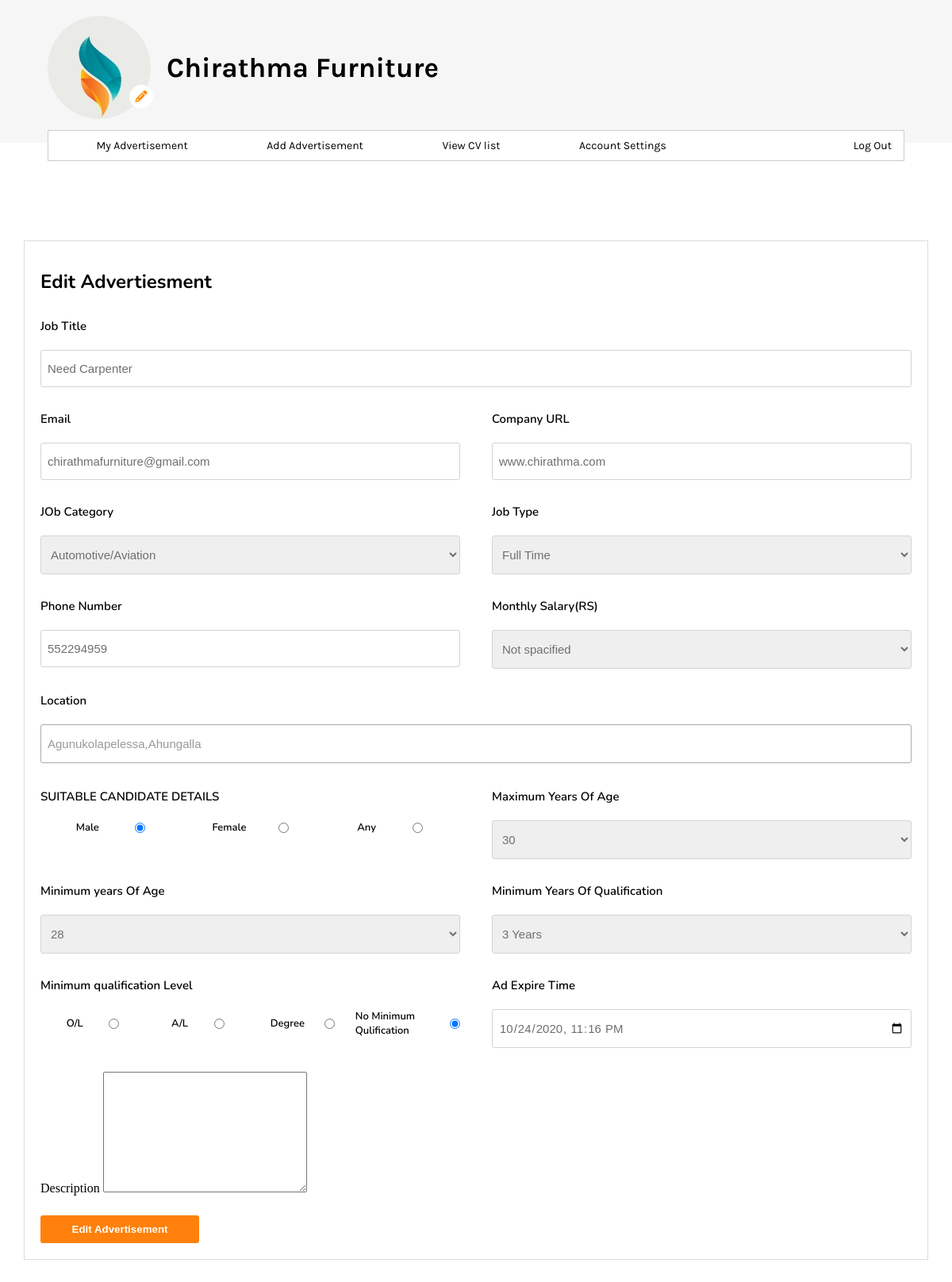
/providerdashboard-ad-edit.php?crn=HE001&ad-no=22&p=1 (signed in), run on the app's committed database.
### tables this page shows
CREATE TABLE IF NOT EXISTS `job_ad` (
  `ad_no` int(11) NOT NULL AUTO_INCREMENT,
  `company_registration_number` varchar(50) NOT NULL,
  `company_name` varchar(200) NOT NULL,
  `job_title` varchar(200) DEFAULT NULL,
  `email` varchar(100) DEFAULT NULL,
  `company_url` varchar(200) DEFAULT NULL,
  `location` varchar(300) DEFAULT NULL,
  `job_type` varchar(50) DEFAULT NULL,
  `phone_number` varchar(20) DEFAULT NULL,
  `monthly_salary` varchar(100) DEFAULT NULL,
  `job_category` varchar(5000) DEFAULT NULL,
  `gender` varchar(30) DEFAULT NULL,
  `maximum_age` varchar(50) DEFAULT NULL,
  `minimum_age` varchar(50) DEFAULT NULL,
  `minimum_qualification` varchar(100) DEFAULT NULL,
  `qulification_level` varchar(100) DEFAULT NULL,
  `description` varchar(5000) DEFAULT NULL,
  `ad_time` datetime DEFAULT NULL,
  `expire_time` datetime(6) DEFAULT NULL,
  `is_expire` tinyint(1) NOT NULL DEFAULT '0',
  `active` tinyint(1) NOT NULL DEFAULT '0',
  `is_delete` tinyint(1) DEFAULT NULL,
  PRIMARY KEY (`ad_no`),
  KEY `job_ad_ibfk_1` (`company_registration_number`)
);

### providerdashboard-ad-edit.php (the view, shortened to what this page needs)
<?php require_once("inc/connection.php"); ?>
<?php
	$company_name = $_SESSION["company_name"];
	$company_registration_number=$_SESSION["company_registration_number"];
	$p=$_GET["p"];
	if (!isset($_GET["crn"]) && !isset($_GET["ad_no"]) ) {
		header("location:index.php");
	}
	else{
		$ad_no=$_GET["ad-no"];
	}
 ?>
 <?php
 	 $job_title="";
	 $email="";
	 $company_url="";
	 $phone_number="";
	 $description="";
 	$query ="SELECT * FROM job_ad WHERE ad_no='{$ad_no}' AND company_registration_number='{$company_registration_number}' AND is_delete=0 LIMIT 1";
 	$result= mysqli_query($connection,$query);
 	if ($result) {
 		if (mysqli_num_rows($result)==1) {
 			$ad_result=mysqli_fetch_assoc($result);
 				$job_title=$ad_result["job_title"];
	 			$email=$ad_result["email"];
	 			$company_url=$ad_result["company_url"];
	 			$job_type=$ad_result["job_type"];
	 			$phone_number=$ad_result["phone_number"];
	 			$monthly_salary=$ad_result["monthly_salary"];
	 			$job_category=$ad_result["job_category"];
	 			$gender=$ad_result["gender"];
	 			$maximum_age=$ad_result["maximum_age"];
	 			$minimum_age=$ad_result["minimum_age"];
	 			$minimum_qualification=$ad_result["minimum_qualification"];
				$qulification_level=$ad_result["qulification_level"];
				$expire_time =$ad_result["expire_time"];
				 $description=$ad_result["description"];
 		}
 	}
 ?>
<!DOCTYPE html>
<html lang="en">
<head>
	<link rel="stylesheet" href="css/provider_dashboard.css">
	<link rel="stylesheet" href="css/provider_dashboard_aad.css">
	<link rel="stylesheet" href="js/multi-chooser/chosen.min.css">
	<link rel="stylesheet" href="css/media-queries/providerDashboard-header-media.css">
	<link rel="stylesheet" href="css/media-queries/providerDashboard-add-media.css">
</head>
<body>
	<header>
		<div class="main">
			<div class="row">
				<div class="column">
					<div class="seeker-pic">
						<?php
							if ($_SESSION["is_image_pro"]==1) {
								echo "<img src=\"imj/profile_pictures/providers/" . $company_registration_number . ".jpg\"> ";
							}
							else{
								echo "<img src=\"imj/profile_pictures/default.jpg\">";
							}
						 ?>
					</div>
					<div class="upload-pro-pic">
						<a href="providerdashboard-ema.php"><button><i class="fas fa-pencil-alt"></i></button></a>
					</div>
				</div>
				<div class="column">
					<div class="seeker-name">
						<h2><?php echo $company_name; ?></h2>
					</div>
				</div>
			</div>
		</div>
	</header>
	<section>
		<div class="navi">
			<ul>
				<li><i class="fas fa-caret-down"></i><a href="providerdashboard-ea.php">My Advertisement</a></li>
				<li><i class="fas fa-caret-down"></i><a href="providerdashboard-aad.php">Add Advertisement</a></li>
				<li><i class="fas fa-caret-down"></i><a href="providerdashboard-vcvl.php">View CV list</a></li>
				<li class="drop-down"><i class="fas fa-caret-down"></i>Account Settings
				</li>
				<li><i class="fas fa-power-off"></i><a href="logout.php">Log Out</a></li>
			</ul>
		</div>
	</section>
	<div class="section">
		<div class="add-content">
			<div class="row1">
				<div class="header">
					<h2>Edit Advertiesment</h2>
				</div>
			</div>
			<form action="providerdashboard-ad-edit.php?crn=<?php echo $company_registration_number; ?>&ad-no=<?php echo $ad_no ?>&p=<?php echo $p; ?>" method="post">
				<div class="row2">
					<p>
						<label for="">Job Title</label>
						<input type="text" name="job_title" value="<?php echo $job_title; ?>">
					</p>
					<div class="sect">
						<p>
							<label for="">Email</label>
							<input type="email" name="email" value="<?php echo $email; ?>">
						</p>
						<p>
							<label for="">Company URL</label>
							<input type="text" name="company_url" value="<?php echo $company_url; ?>">
						</p>
					</div>
					<div class="sect">
						<p>
							<label for="">JOb Category</label>
							<select name="job_category" id="">
								<option value="<?php echo $job_category; ?>" hidden><?php echo $job_category; ?></option>
							</select>
						</p>
						<p>
							<label for="">Job Type</label>
							<select name="job_type" id=" ">
								<option value="<?php echo $job_type ?>"> <?php  echo $job_type; ?></option>
							</select>
						</p>
					</div>
					<div class="sect">
						<p>
							<label for="">Phone Number</label>
							<input type="text" name="phone_number" value="<?php echo $phone_number ?>">
						</p>
						<p>
							<label for="">Monthly Salary(RS)</label>
							<select name="monthly_salary" id="">
								<option value="<?php echo $monthly_salary ?>" hidden> <?php  echo $monthly_salary; ?></option>
							</select>
						</p>
					</div>
					<p>
						<label for="">Location</label>
					</p>
					<div class="sect">
						<div class="radiom">
							<p>
								<label for="">SUITABLE CANDIDATE DETAILS</label>
							</p>
								<div class="radio">
									<p>
										<label for="male">Male</label>
										<input type="radio" name="gender" id=""value="male" <?php if ($gender == "male"){ echo "checked='checked'";}?>>
									</p>
									<p>
										<label for="female">Female</label>
										<input type="radio" name="gender" id=""value="female" <?php if ($gender == "female"){ echo "checked='checked'";}?>>
									</p>
									<p>
										<label for="male">Any</label>
										<input type="radio" name="gender" id="" value="any" <?php if ($gender == "any"){ echo "checked='checked'";}?>>
									</p>
								</div>
						</div>
						<p>
							<label for="">Maximum Years Of Age</label>
							<select name="maximum_age" id="">
								<option value="<?php echo $maximum_age; ?>" hidden ><?php echo $maximum_age; ?></option>
							</select>
						</p>
					</div>
					<div class="sect">
						<p>
							<label for="">Minimum years Of Age</label>
							<select name="minimum_age" id="">
								<option value="<?php echo $minimum_age; ?>" hidden><?php echo $minimum_age; ?></option>
							</select>
						</p>
						<p>
							<label for="">Minimum Years Of Qualification</label>
							<select name="minimum_qualification" id="">
								<option value="<?php echo $minimum_qualification; ?>" hidden><?php echo $minimum_qualification; ?></option>
							</select>
						</p>
					</div>
					<div class="sect">
						<div class="radiom">
							<p>
								<label for="">Minimum qualification Level</label>
							</p>
								<div class="radio">
									<p>
										<label for="O/L">O/L</label>
										<input type="radio" name="qulification" id="" value="o/l" <?php if ($qulification_level == "o/l"){ echo "checked='checked'";}?>>
									</p>
									<p>
										<label for="A/l">A/L</label>
										<input type="radio" name="qulification" id="" value="a/l" <?php if ($qulification_level == "a/l"){ echo "checked='checked'";}?>>
									</p>
									<p>
										<label for="degree">Degree</label>
										<input type="radio" name="qulification" id="" value="degree" <?php if ($qulification_level == "degree"){ echo "checked='checked'";}?>>
									</p>
									<p>
										<label for="no">No Minimum Qulification</label>
										<input type="radio" name="qulification" id="" value="no minimum qualification" <?php if ($qulification_level == "no minimum qualification"){ echo "checked='checked'";}?>>
									</p>
								</div>
						</div>
						<?php
							if($expire_time!=""){
								$arr = explode('.',str_replace(" ","T",$expire_time));
							}
						?>
						<p>
							<label for="datetime">Ad Expire Time</label>
							<input type="datetime-local" name="ex_time" id="datetime" value="<?php if(isset($arr)){echo $arr[0];} ?>">
						</p>
					</div>
						<label for="">Description</label>
						<textarea name="description" id="xx" cols="30" rows="10"><?php echo $description; ?></textarea>
				</div>
				<div class="row3">
					<p>
						<input type="submit" name="submit" value="Edit Advertisement">
					</p>
				</div>
			</form>
		</div>
	</div>
</body>
</html>

### css/provider_dashboard.css (style rules this page uses)
* { margin: 0; padding: 0; box-sizing: border-box; }
header { width: 100%; background-color: #f6f6f6; }
header .main { width: 1140px; margin: 0 auto; padding: 20px 0 30px; }
header .main .row { width: 100%; display: flex; align-items: center; font-family: "Karla", sans-serif; }
header .main .row .column:nth-child(1) { position: relative; width: 130px; height: 130px; margin-right: 20px; }
header .main .row .column:nth-child(2) { flex: 1; }
header .main .row .column:nth-child(1) .seeker-pic { width: 100%; height: 100%; border-radius: 50%; overflow: hidden; }
header .main .row .column:nth-child(1) .seeker-pic img { width: 100%; height: 100%; border-radius: 50%; }
header .main .row .column:nth-child(2) h2 { font-size: 35px; }
header .main .row .column:nth-child(1) .upload-pro-pic { position: absolute; bottom: 13px; right: -3px; }
header .main .row .column:nth-child(1) .upload-pro-pic button { width: 30px; height: 30px; background-color: #fff; border: none; border-radius: 50%; color: #ff8a00; font-size: 15px; line-height: 20px; outline: none; cursor: pointer; }
section { width: 100%; margin-top: -16px; }
section .navi { width: 1140px; margin: 0 auto; }
section .navi ul { width: 100%; padding: 5px 5px; list-style: none; border: 1px solid #cdcccc; background-color: #fff; }
section .navi ul li { position: relative; display: inline-block; width: auto; padding: 5px 10px; text-align: center; margin: 0 30px; font-family: "Karla", sans-serif; font-size: 14px; cursor: pointer; border-radius: 5px; transition: 0.5s; }
section .navi ul i { color: #fff; }
section .navi ul li a { font-family: "Karla", sans-serif; color: #000; text-decoration: none; font-size: 14px; transition: 0.5s; }
section .navi ul li.drop-down { transition: 0.5s ease-in; }
section .navi ul li:last-child { float: right; margin-right: 0; }
section .navi ul li i { margin-right: 8px; font-size: 12px; }
.section { z-index: -1; width: 1140px; margin: 100px auto; border: 1px solid #ddd; overflow: auto; transition: 0.3s ease-out 0.1s; }

### css/provider_dashboard_aad.css (style rules this page uses)
.section .add-content { padding: 20px; }
.section .add-content .header { font-family: "Nunito", sans-serif; width: 100%; margin: 15px 0 30px; font-size: 16px; }
.section .add-content .row2 p:first-child { width: 100%; }
.section .add-content .row2 p label { font-family: "Nunito", sans-serif; display: block; margin-bottom: 20px; font-size: 15px; font-weight: 600; color: #000; }
.section .add-content .row2 p input, select { width: 100%; padding: 14px 8px; margin-bottom: 10px; outline: none; font-size: 15px; color: #716f6d; border-radius: 3px; font-family: sans-serif; border: 1px solid #d4d4d4; transition: 0.6s; }
.section .add-content .row2 p select option { font-size: 14px; margin: 10px 0; }
.section .add-content .row2 .sect { margin: 20px 0; display: flex; }
.section .add-content .row2 .sect p { flex: 1; }
.section .add-content .row2 .sect p:nth-child(1) { margin-right: 40px; }
.section .add-content .row2 .sect .radiom { flex: 1; margin-right: 40px; }
.section .add-content .row2 .sect .radio { margin-top: 20px; display: flex; }
.section .add-content .row2 .sect .radio p { display: flex; justify-content: space-evenly; align-items: center; }
.section .add-content .row2 .sect .radio p label { margin: 0; font-size: 14px; font-size: 13px; }
.section .add-content .row2 .sect .radio p input { margin: 0; width: auto; }
.section .add-content .row2 .sect .radio p:nth-child(1) { margin-right: 0; }
.section .add-content .row3 { margin-top: 25px; }
.section .add-content .row3 input { width: 200px; padding: 10px; border: none; outline: none; background-color: #ff800a; color: #fff; font-weight: 600; cursor: pointer; border-radius: 3px; transition: 0.5s ease; }

### css/media-queries/providerDashboard-header-media.css (style rules this page uses)
@media screen and (max-width: 1208px) { header .main { width: 90%; } }
@media screen and (max-width: 1208px) { section .navi { width: 90%; } }

### data on the page
job_ad: job_title "Need Carpenter", email "chirathmafurniture@gmail.com", company_url "www.chirathma.com", job_category "Automotive/Aviation", job_type "Full Time", phone_number "552294959", monthly_salary "Not spacified", gender "☑", maximum_age "30", minimum_age "28", minimum_qualification "3 Years", qulification_level "☑", ex_time "10/24/2020 23:16"

### other printed values
$company_name "Chirathma Furniture"
